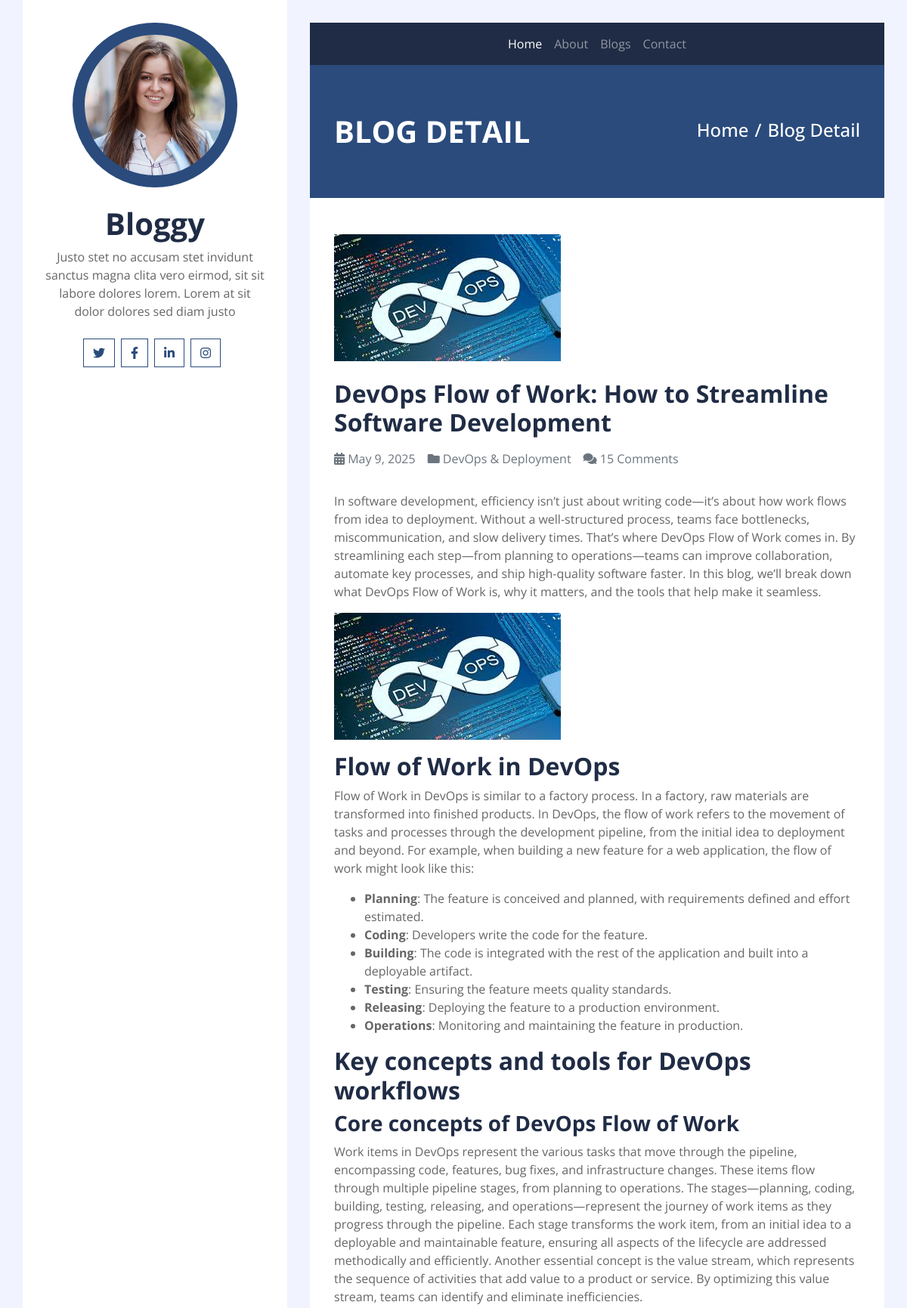
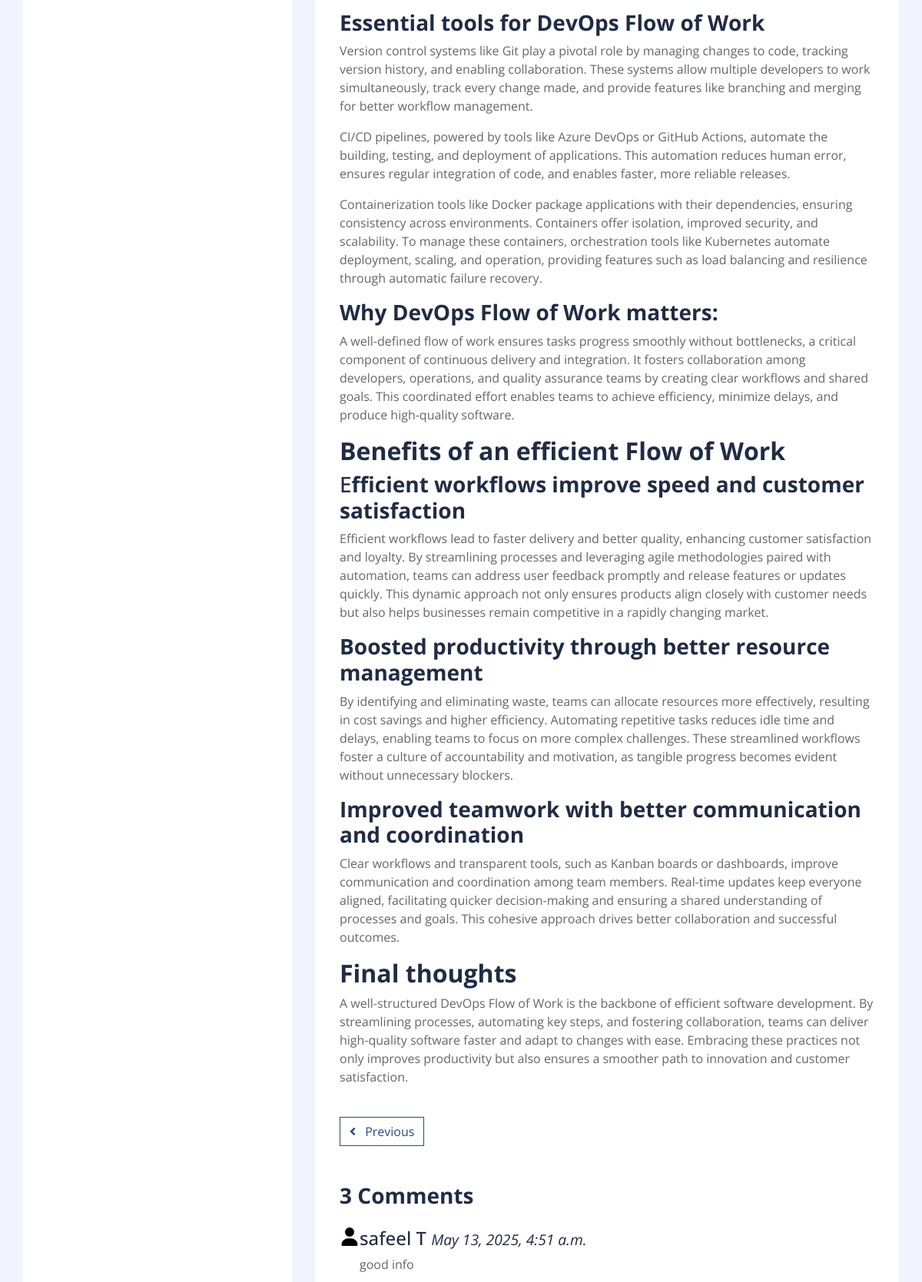
Page /blogcontent/3 (signed in, upper part) on the committed database (2 pictures, top to bottom).
### blog/models.py (models this page shows, shortened)
class Blog(models.Model):
    title = models.CharField(max_length=100)
    date = models.DateField()
    category = models.ForeignKey(Category, on_delete=models.CASCADE)
    short_desc = models.CharField(max_length=200)
    thumbnail = models.ImageField(upload_to='thumbnail')
    content = RichTextUploadingField()

class Category(models.Model):
    name = models.CharField(max_length=100)
    def __str__(self):
        return self.name

class Comments(models.Model):
    name = models.CharField(max_length=100)
    bloparent = models.ForeignKey(Blog, on_delete=models.CASCADE)
    email = models.EmailField()
    message = models.TextField()
    created_at = models.DateTimeField(auto_now=True)

### blog/views.py (the view)
# urls.py: path('blogcontent/<int:pk>', views.blogcontent, name='blogcontent'),
def blogcontent(request, pk):
    content = Blog.objects.get(pk=pk)
    comments = Comments.objects.filter(bloparent=content.pk).order_by('-created_at')
    replies_dict = {}
    for comment in comments:
        comment.replies = Reply.objects.filter(commentParent=comment).order_by('created_at')
    print(replies_dict)
    current_date = content.date
    next_post = Blog.objects.filter(date__gt=current_date).order_by('date').first()
    previous_post = Blog.objects.filter(date__lt=current_date).order_by('-date').first()
    context ={
        'data': content,
        'next_post': next_post,
        'previous_post': previous_post,
        'comment':comments,
    }
    return render(request, 'blogcontent.html', context)

### templates/blogcontent.html (shortened to what this page needs)
{% extends "base.html" %}
{% load static %}
{% block content %}
 <div class="container py-5 px-2 bg-primary">
    <div class="row py-5 px-4" style="padding-top: 1rem !important;padding-bottom: 1rem !important;">
        <div class="col-sm-6 text-center text-md-left">
            <h1 class="mb-3 mb-md-0 text-white text-uppercase font-weight-bold">Blog Detail</h1>
        </div>
        <div class="col-sm-6 text-center text-md-right">
            <div class="d-inline-flex pt-2">
                <h4 class="m-0 text-white"><a class="text-white" href="{% url "index" %}">Home</a></h4>
                <h4 class="m-0 text-white px-2">/</h4>
                <h4 class="m-0 text-white">Blog Detail</h4>
            </div>
        </div>
    </div>
</div>
<div class="container py-5 px-2 bg-white">
    <div class="row px-4">
        <div class="col-12">
            <img class="img-fluid mb-4" src="{{data.thumbnail.url}}" alt="Image">
            <h2 class="mb-3 font-weight-bold">{{data.title}}</h2>
            <div class="d-flex">
                <p class="mr-3 text-muted"><i class="fa fa-calendar-alt"></i> {{data.date}}</p>
                <p class="mr-3 text-muted"><i class="fa fa-folder"></i> {{data.category}}</p>
                <p class="mr-3 text-muted"><i class="fa fa-comments"></i> 15 Comments</p>
            </div>
            <p>{{data.content |safe }}</p>
        </div>
        <div class="col-12 py-4">
            <div class="btn-group btn-group-lg w-100">
                {% if previous_post %}
                <a href="{% url 'blogcontent' previous_post.id %}">
                    <button type="button" class="btn btn-outline-primary">
                        <i class="fa fa-angle-left mr-2"></i> Previous</button>
                    </a>
                    {% endif %}
            </div>
        </div>
        <div class="col-12 py-4">
            <h3 class="mb-4 font-weight-bold">3 Comments</h3>
            {% for singlecmnt in comment %}
            <div class="media mb-4">
                <svg xmlns="http://www.w3.org/2000/svg" viewBox="0 0 448 512" style="height: 24px;
    width: 26px;"><path d="M224 256A128 128 0 1 0 224 0a128 128 0 1 0 0 256zm-45.7 48C79.8 304 0 383.8 0 482.3C0 498.7 13.3 512 29.7 512l388.6 0c16.4 0 29.7-13.3 29.7-29.7C448 383.8 368.2 304 269.7 304l-91.4 0z"/></svg>
                <div class="media-body">
                    <h4>{{singlecmnt.name}} <small><i>{{singlecmnt.created_at}}</i></small></h4>
                    <p>{{singlecmnt.message}}</p>
                </div>
            </div>
            {% endfor %}
        </div>
    </div>
</div>
{% endblock  %}

### rows in the picture
Blog: thumbnail (picture), title "DevOps Flow of Work: How to Streamline Software Development", date "May 9, 2025", category "DevOps & Deployment", content "In software development, efficiency isn’t just about writing code—it’s about how work flows from idea to deployment. Without a well-structured process, teams face bottlenecks, miscommunication, and slow delivery times. That’s where DevOps Flow of Work comes in. By streamlining each step—from planning to operations—teams can improve collaboration, automate key processes, and ship high-quality software faster. In this blog, we’ll break down what DevOps Flow of Work is, why it matters, and the tools that help make it seamless. Flow of Work in DevOps Flow of Work in DevOps is similar to a factory process. In a factory, raw materials are transformed into finished products. In DevOps, the flow of…", content (picture)
Comments: name "safeel T", created_at "May 13, 2025, 4:51 a.m.", message "good info"
